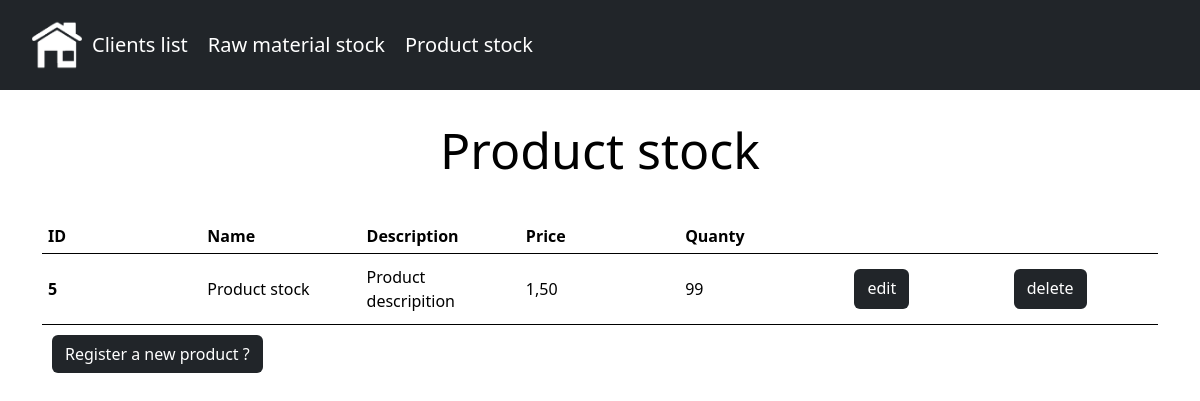
/product/, run on an earlier commit of the app's database.
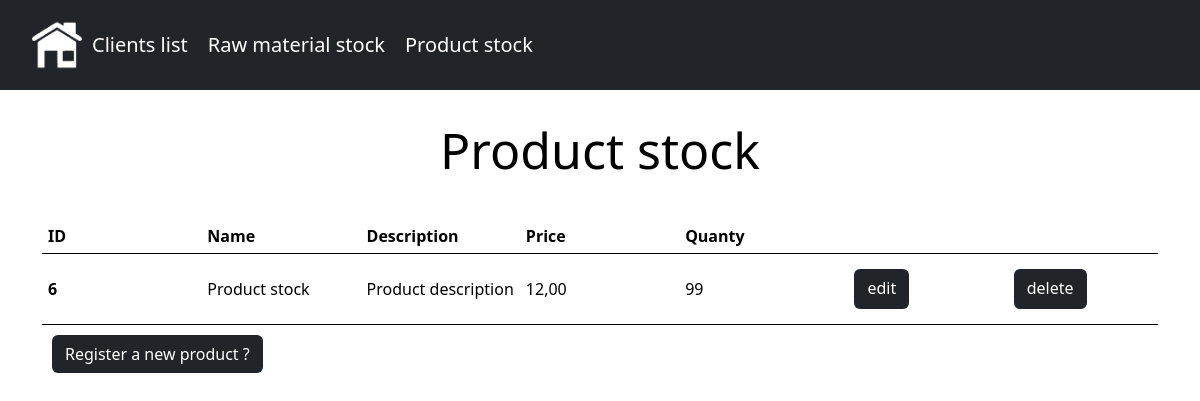
And on a later commit of the database.
### main/models.py (models this page shows)
class Product(models.Model):
    name = models.CharField(max_length=100, null=False, blank=False)
    description = models.TextField(null= False, blank=False)
    price = models.DecimalField(max_digits=10, decimal_places=2)
    quanty = models.IntegerField(null=False, blank=False)

### main/views.py (the view)
# urls.py: path('product/', ProductListView.as_view(), name='product_list'),
class ProductListView(ListView):
    model = Product

### main/templates/main/product_list.html (shortened to what this page needs)
{% extends "base.html" %}
    {% block content %}
        <h1 class="bigtext" style="padding:30px;">Product stock</h1>
        <section class="table_component">
            {% if product_list %}
                <table class="glass">
                    <thead>
                        <tr>
                            <th scope="col">ID</th>
                            <th scope="col">Name</th>
                            <th scope="col">Description</th>
                            <th scope="col">Price</th>
                            <th scope="col">Quanty</th>
                            <th scope="col"></th>
                            <th scope="col"></th>
                        </tr>
                    </thead>
                    <tbody>
                        {% for product in product_list %}
                            <tr>
                                <th scope="row">{{ product.pk }}</th>
                                <td>{{ product.name }}</td>
                                <td>{{ product.description }}</td>
                                <td>{{ product.price }}</td>
                                <td>{{ product.quanty }}</td>
                                <td><a href="update/{{ product.pk }}" class="btn bg-dark font text-white" style="height:40px;">edit</a></td>
                                <td><a href="{% url 'product_delete' pk=product.pk%}" class="btn bg-dark font text-white" style="height:40px;"> delete</a></td>
                            </tr>
                        {% endfor %}
                    </tbody>
                </table>
            {% endif %}
        </section>
        <a href="{% url 'product_create'%}" class="btn bg-dark font text-white">Register a new product ?</a>
{% endblock %}

### main/templates/base.html (shortened to what this page needs)
{% load static %}
<!DOCTYPE html>
<html lang="en-us">
  <head>
      <link rel="stylesheet" href="{% static 'main/style.css' %}">
      <link href="https://cdn.jsdelivr.net/npm/bootstrap@5.3.3/dist/css/bootstrap.min.css" rel="stylesheet">
  </head>
  <body>
    <nav class="navbar navbar-expand-lg" style="background-color: #212529;padding:20px;">
      <div class="container-fluid">
        <a class="home_icon" href="{%url 'home'%}"><img src="{% static 'main/img/images_nl.png' %}" alt="logo" width="50" height="50"></a>
        <div class="collapse navbar-collapse" id="navbarNav">
          <ul class="navbar-nav">
            <li class="nav-item">
              <a class="font_nav" aria-current="page" href="{%url 'client_list'%}">Clients list</a>
            </li>
            <li class="nav-item">
              <a class="font_nav" href="{%url 'stock_list'%}">Raw material stock</a>
            </li>
            <li class="nav-item">
              <a class="font_nav" href="{%url 'product_list'%}">Product stock</a>
            </li>
          </ul>
        </div>
      </div>
    </nav>
    <main class="container">
    {% block content %}{% endblock content %}
    </main>
  </body>
</html>

### main/static/main/style.css (style rules this page uses)
.container { margin-top: 0px; }
.bigtext { text-align: center; font-size: 50px; color: black; }
.btn { padding: 5px; border-radius: 5px; border: 1px solid #ccc; background-color: orange; color: white; font-size: 20px; margin: 10px; }
.table_component { overflow: auto; width: 100%; position: relative; }
.table_component table { border: 1px solid #ffffff; height: 100%; width: 100%; table-layout: fixed; border-collapse: collapse; border-spacing: 1px; text-align: left; }
.table_component th { border: 1px solid #dededf00; background-color: #eceff100; border-bottom: 1px solid #000000; color: #000000; padding: 5px; }
.table_component td { border: 1px solid #dededf00; background-color: #ffffff00; border-bottom: 1px solid #000000; color: #000000; padding: 5px; word-wrap: break-word; overflow: hidden; }
.font_nav { font-size: 20px; color: white; text-decoration:none; padding: 10px; }
body { text-align: center; background: #fafafa; position: relative; }

What changed in the data, as far as the page shows it:
removed Product: pk "5", name "Product stock", description "Product descripition", price "1,50", quanty "99"
added Product: pk "6", name "Product stock", description "Product description", price "12,00", quanty "99"
